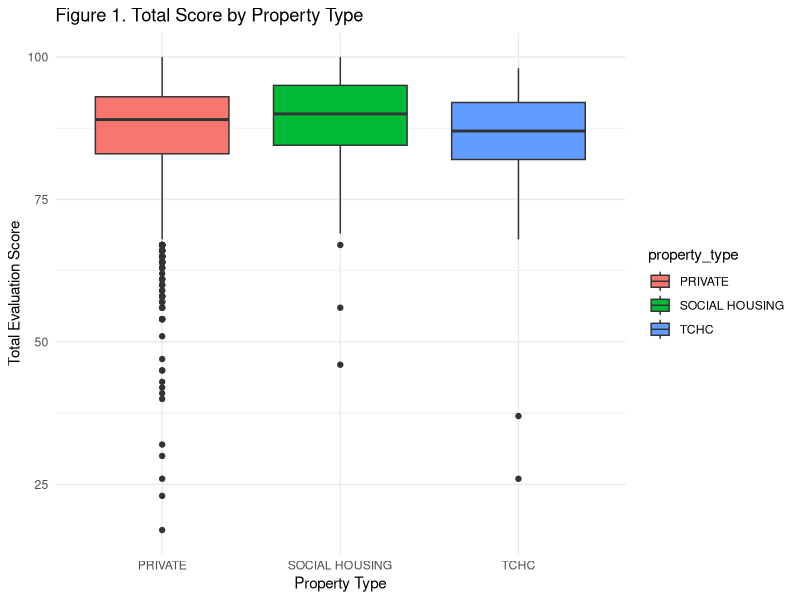
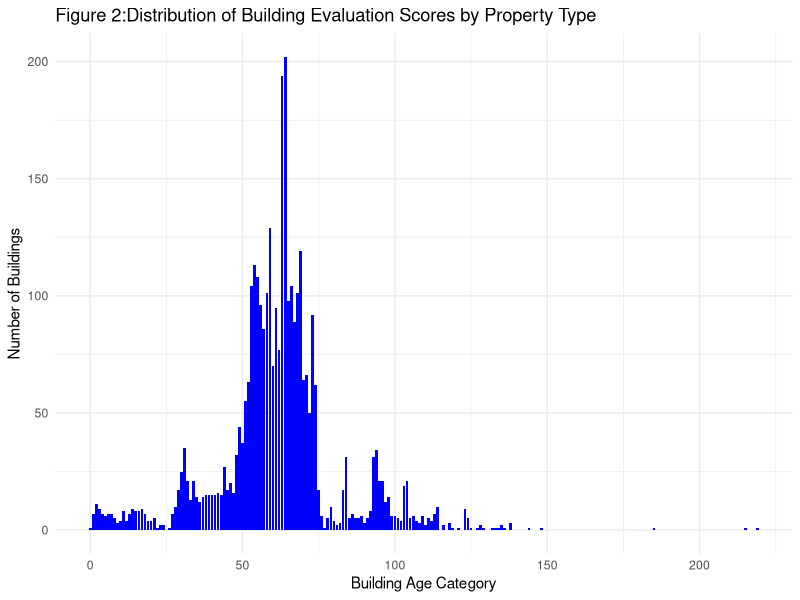
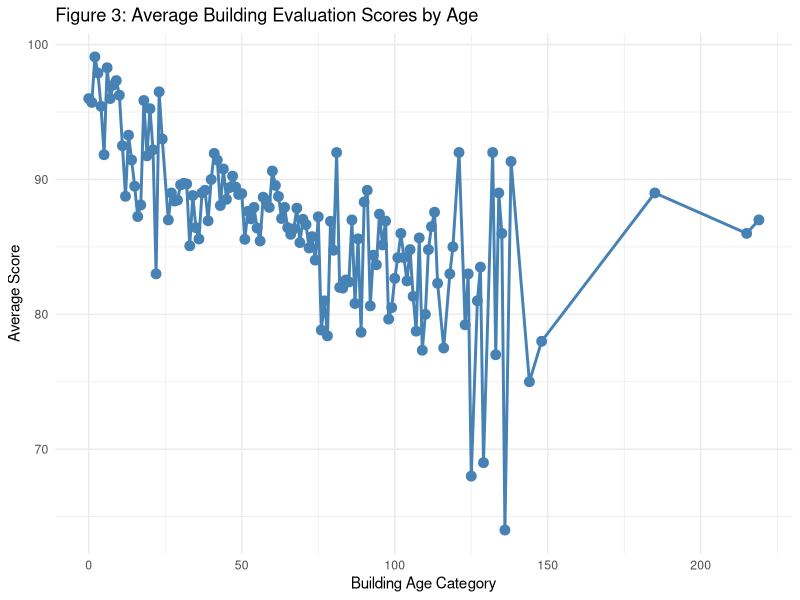

Reproduce these figures in R, in order.
## ---- chunk 1
#| include: false
#| warning: false
#| message: false

library(knitr)
library(tidyverse)

data <- read_csv(here::here("data/analysis_data/analysis_data.csv"))
## ---- chunk 2
#| echo: false
#| warning: false
#| message: false

analysis_data <- read_csv(here::here("data/analysis_data/analysis_data.csv"))

summary_table <- analysis_data %>%
  group_by(property_type) %>%
  summarise(
    Total_Buildings = n(),
    Avg_Total_Score = mean(current_building_eval_score, na.rm = TRUE),
    Min_Score = min(current_building_eval_score, na.rm = TRUE),
    Max_Score = max(current_building_eval_score, na.rm = TRUE),
  )
knitr::kable(head(summary_table),caption="Table 1: Summary of Building Evaluation Scores by Property Type")
## ---- chunk 3
#| echo: false
#| warning: false
#| message: false


ggplot(analysis_data, aes(x = property_type, y = current_building_eval_score, fill = property_type)) +
  geom_boxplot() +
  theme_minimal() +
  labs(title = "Figure 1. Total Score by Property Type",
       x = "Property Type",
       y = "Total Evaluation Score")
## ---- chunk 4
#| echo: false
#| warning: false
#| message: false


ggplot(analysis_data, aes(x = building_age)) +
  geom_bar(fill = "blue") +
  theme_minimal() +
  labs(title = "Figure 2:Distribution of Building Evaluation Scores by Property Type",
       x = "Building Age Category",
       y = "Number of Buildings")
## ---- chunk 5
#| echo: false
#| warning: false
#| message: false

age_table <- analysis_data %>%
  group_by(building_age) %>%
  summarise(
    Avg_Score = mean(current_building_eval_score, na.rm = TRUE),
    Total_Buildings = n()
  )

ggplot(age_table, aes(x = building_age, y = Avg_Score, fill = building_age)) +
  geom_line(color = "steelblue", size = 1) +  
  geom_point(color = "steelblue", size = 3) +
  theme_minimal() +
  labs(title = "Figure 3: Average Building Evaluation Scores by Age",
       x = "Building Age Category",
       y = "Average Score") +
  theme(legend.position = "none")
